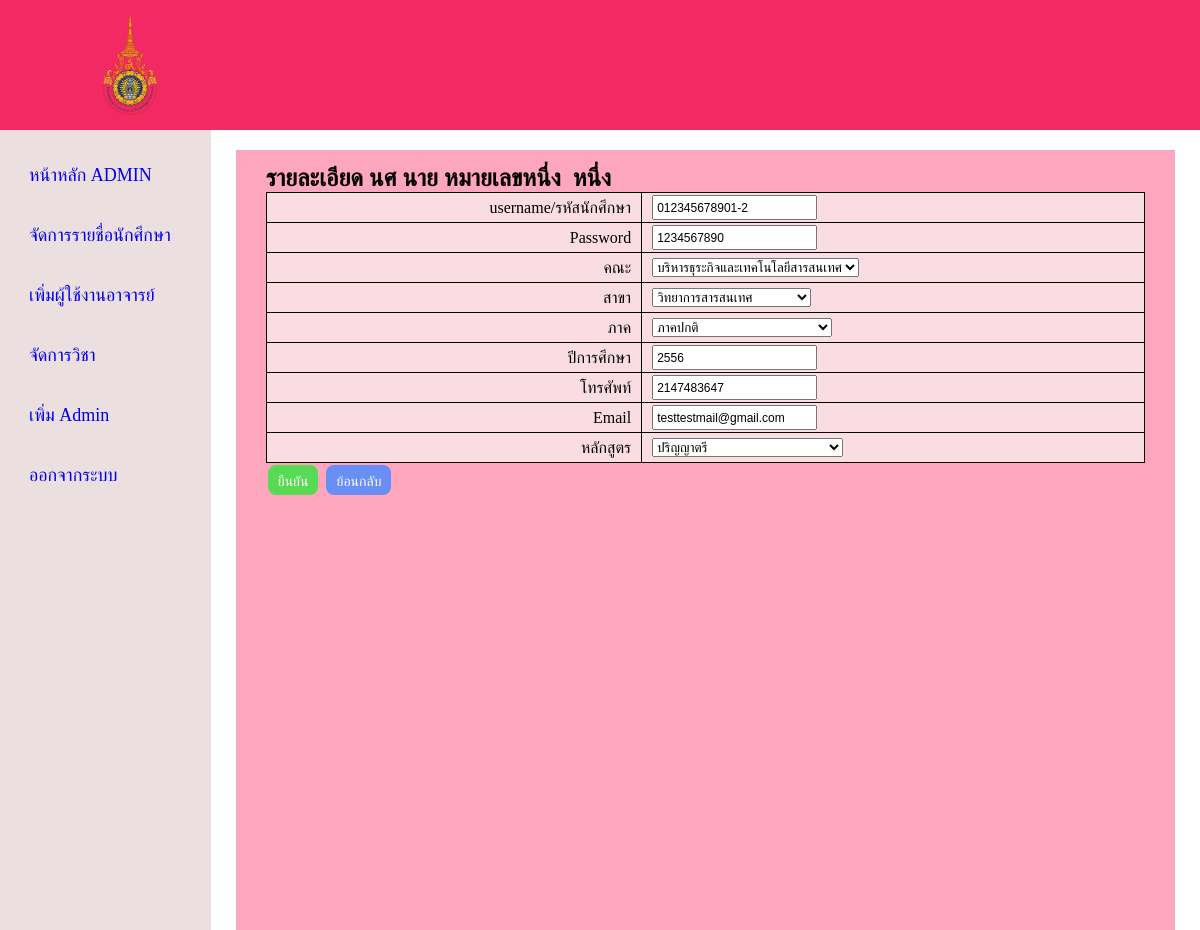
/admin/edit_std.php?GetID=13 (signed in), run on the app's committed database.
### tables this page shows
CREATE TABLE `student_detail` (
  `Student_id` int(11) NOT NULL,
  `User_id` int(11) NOT NULL,
  `Prefix` text NOT NULL,
  `Fname` varchar(100) NOT NULL,
  `Lname` varchar(100) NOT NULL,
  `Faculty` enum('บริหารธุรกิจและเทคโนโลยีสารสนเทศ','ศิลปะศาสตร์') NOT NULL,
  `Major` enum('วิทยาการสารสนเทศ','การตลาด','บัญชี') NOT NULL,
  `Student_idcard` int(13) DEFAULT NULL,
  `Supclass_std` text,
  `Student_year` int(4) NOT NULL,
  `Phone_std` int(11) DEFAULT NULL,
  `Email_std` text,
  `Pic_grad` varchar(255) DEFAULT NULL,
  `std_confirm_tran` int(1) NOT NULL DEFAULT '0',
  `teacher_con` int(1) NOT NULL DEFAULT '0',
  `std_scheme` enum('ปริญญาตรี','ปวส') NOT NULL
);

CREATE TABLE `user` (
  `User_id` int(11) NOT NULL,
  `Username` varchar(50) NOT NULL,
  `Password` varchar(30) NOT NULL,
  `Role` enum('admin','student','teacher') NOT NULL
);

### admin/edit_std.php (the view, shortened to what this page needs)
<?php
 require '../connect.php';
 $id = $_GET['GetID'];
 $query = "SELECT * FROM student_detail LEFT JOIN user on student_detail.User_id = user.User_id WHERE student_detail.Student_id = $id";
 $result = mysqli_query($connect,$query);
 $row = $result->fetch_assoc();
?>
<!DOCTYPE html>
<html>
    <head>
        <link rel='stylesheet' type='text/css' media='screen' href='styleadmin.css'>
    </head>
    <body>
    <header class="header">
        <img src="../picture/มหาวิทยาลัยเทคโนโลยีราชมงคลตะวันออก.png" class="logo">
        </header>
        <div class="container">
            <nav class="sidebar">
                <div class="menu-bar">
                    <div class="menu">
                        <ul class="menu-links">
                            <li class="link">
                                <a href ="admin_home.php">
                                    <span class="text nav-text">หน้าหลัก ADMIN</span>
                                </a>
                            </li>
                            <li class="link">
                                <a href ="admin_manageStd.php">
                                    <span class="text nav-text">จัดการรายชื่อนักศึกษา</span>
                                </a>
                            </li>
                            <li class="link">
                                <a href ="add-user-teacher.php">
                                    <span class="text nav-text">เพิ่มผู้ใช้งานอาจารย์</span>
                                </a>
                            </li>
                            <li class="link">
                                <a href ="Admin_manageSub.php">
                                    <span class="text nav-text">จัดการวิชา</span>
                                </a>
                            </li>
                            <li class="link">
                                <a href ="add-admin.php">
                                    <span class="text nav-text">เพิ่ม Admin</span>
                                </a>
                            </li>
                            <li class="link">
                                <a href ="logout.php">
                                    <span class="text nav-text">ออกจากระบบ</span>
                                </a>
                            </li>
                        </ul>
                    </div>
                </div>
            </nav>
            <section class="home">
                <div class= "container-box">
                <h2>รายละเอียด นศ <?php echo $row['Prefix']; echo '&nbsp'; echo $row['Fname']; echo '&nbsp&nbsp'; echo $row['Lname']; ?></h2>
                <form action = "" Method = 'POST' class = "container-edit-detail-std">
                <table>
                    <tr>
                        <td class = "title-edit-std">username/รหัสนักศึกษา</td>
                        <td><input type = 'text' name = "username" value = "<?php echo $row['Username'] ?>"></td>
                    </tr>
                    <tr>
                        <td class = "title-edit-std">Password</td>
                        <td><input type = 'text' name = "password" VALUE = "<?php echo $row['Password'] ?>"></td>
                    </tr>
                    <tr>
                        <td class = "title-edit-std">คณะ</td>
                        <td><select class="Faculty" name="Faculty">
                            <option value="บริหารธุรกิจและเทคโนโลยีสารสนเทศ"<?php if($row['Faculty'] == 'บริหารธุรกิจและเทคโนโลยีสารสนเทศ'){echo "selected";}?>>บริหารธุระกิจและเทคโนโลยีสารสนเทศ</option>
                            </select>
                        </td>
                    </tr>
                    <tr>
                        <td class = "title-edit-std">สาขา</td>
                        <td><select class="Major" name = "Major">
                        <option value="วิทยาการสารสนเทศ"<?php if($row['Major'] == 'วิทยาการสารสนเทศ'){echo "selected";}?>>วิทยาการสารสนเทศ</option>
                    </select></td>
                    </tr>
                    <tr>
                        <td class = "title-edit-std">ภาค</td>
                        <td><select class= "supclass" name = "supclass">
                            <option value="ภาคปกติ"<?php if($row['Supclass_std'] == 'ภาคปกติ'){echo "selected";} ?>>ภาคปกติ</option>
                        </td>
                    </tr>
                    <tr>
                        <td class = "title-edit-std">ปีการศึกษา</td>
                        <td><input type = "text" name = 'std-year' value = '<?php echo $row ['Student_year'] ?>'></td>
                    </tr>
                    <tr>
                        <td class = "title-edit-std">โทรศัพท์</td>
                        <td><input type = 'text' name = 'phone' value = '<?php echo $row ['Phone_std'] ?>' ></td>
                    </tr>
                    <tr>
                        <td class = "title-edit-std">Email</td>
                        <td><input type = 'text' name = 'email-std' value = '<?php echo $row ['Email_std']?>'></td>
                    </tr>
                    <tr>
                        <td class = "title-edit-std">หลักสูตร</td>
                        <td><select name ="std_scheme">
                            <option value="ปริญญาตรี" <?php if($row['std_scheme'] == 'ปริญญาตรี'){echo "selected";} ?>>ปริญญาตรี</option>
                        </select></td>
                    </tr>
                </table>
                    <input type = "submit" class= "btn-confirm-edit-std"name ='submit' value = ยืนยัน>
                    <a href = "admin_manageStd.php" class = "btn-back-edit-std">ย้อนกลับ</a>
                </form>
                </div>
            </section>
</body>
</html>

### admin/styleadmin.css (style rules this page uses)
* { margin: 0; padding: 0; box-sizing: border-box; }
.header { display: flex; align-items: center; justify-content: space-between; background-color: #f32963; padding: 15px 80px; }
.logo { width: 100px; height: 100px; object-fit: contain; }
.container { display: flex; }
.sidebar { top: 0; left: 0; height: 100vh; width: 250px; padding: 10px 14px; background-color: rgba(228, 211, 211, 0.719); }
.sidebar li { height: 50px; margin-top: 10px; display: flex; list-style: none; align-items: center; font-size: 18px; }
.sidebar li a { width: 100%; height: 100%; padding-left: 15px; display: flex; align-items: center; text-decoration: none; border-radius: 5px; }
.menu-bar { width: 100%; }
.home { display: flex; justify-content: center; height: 100vh; width: 100%; }
.container-box { margin-top: 20px; padding: 15px 30px; width: 95%; background-color: #ffa6bf; }
table { width: 100%; border-collapse: collapse; }
td { height: 30px; padding-left: 10px; border:1px solid; vertical-align: center; }
td input { font-size: 12px; height: 25px; padding: 2px 3px; }
.container-edit-detail-std td { background-color:#f9dde2 ; }
.btn-confirm-edit-std { background-color: #59da55; border-radius: 8px; border-style: none; box-sizing: border-box; color: #FFFFFF; cursor: pointer; display: inline-block; font-family: "Haas Grot Text R Web", "Helvetica Neue", Helvetica, Arial, sans-serif; font-size: 14px; font-weight: 500; line-height: 20px; list-style: none; margin: 0; outline: none; padding: 5px 10px; position: relative; text-align: center; text-decoration: none; transition: color 100ms; vertical-align: baseline; user-select: none; -webkit-user-select: none; touch-action: manipulation; margin: 2px; }
.btn-back-edit-std { background-color: #698ef5; border-radius: 8px; border-style: none; box-sizing: border-box; color: #FFFFFF; cursor: pointer; display: inline-block; font-family: "Haas Grot Text R Web", "Helvetica Neue", Helvetica, Arial, sans-serif; font-size: 14px; font-weight: 500; line-height: 20px; list-style: none; margin: 0; outline: none; padding: 5px 10px; position: relative; text-align: center; text-decoration: none; transition: color 100ms; vertical-align: baseline; user-select: none; -webkit-user-select: none; touch-action: manipulation; margin: 2px; }
.container-edit-detail-std .title-edit-std { text-align: end; padding-right: 10px; }

### data on the page
student_detail: Prefix "นาย", Fname "หมายเลขหนึ่ง", Lname "หนึ่ง", username "012345678901-2", password "1234567890", Faculty "บริหารธุระกิจและเทคโนโลยีสารสนเทศ", Major "วิทยาการสารสนเทศ", supclass "ภาคปกติ", std-year "2556", phone "2147483647", email-std "testtestmail@gmail.com", std_scheme "ปริญญาตรี"
